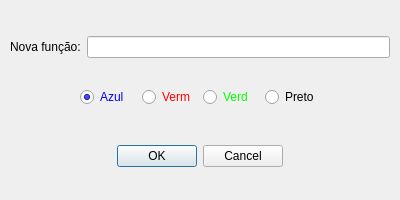
<?xml version="1.0" encoding="UTF-8"?>
<ui version="4.0">
 <class>LehFuncao</class>
 <widget class="QDialog" name="LehFuncao">
  <property name="geometry">
   <rect>
    <x>0</x>
    <y>0</y>
    <width>400</width>
    <height>200</height>
   </rect>
  </property>
  <property name="windowTitle">
   <string>Nova função</string>
  </property>
  <widget class="QDialogButtonBox" name="buttonBox">
   <property name="geometry">
    <rect>
     <x>10</x>
     <y>140</y>
     <width>380</width>
     <height>32</height>
    </rect>
   </property>
   <property name="orientation">
    <enum>Qt::Orientation::Horizontal</enum>
   </property>
   <property name="standardButtons">
    <set>QDialogButtonBox::StandardButton::Cancel|QDialogButtonBox::StandardButton::Ok</set>
   </property>
   <property name="centerButtons">
    <bool>true</bool>
   </property>
  </widget>
  <widget class="QWidget" name="gridLayoutWidget">
   <property name="geometry">
    <rect>
     <x>80</x>
     <y>85</y>
     <width>240</width>
     <height>25</height>
    </rect>
   </property>
   <layout class="QGridLayout" name="gridLayout">
    <item row="0" column="2">
     <widget class="QRadioButton" name="radioVerde">
      <property name="styleSheet">
       <string notr="true">color: rgb(0,255,0);</string>
      </property>
      <property name="text">
       <string>Verd</string>
      </property>
     </widget>
    </item>
    <item row="0" column="0">
     <widget class="QRadioButton" name="radioAzul">
      <property name="styleSheet">
       <string notr="true">color: rgb(0,0,255);</string>
      </property>
      <property name="text">
       <string>Azul</string>
      </property>
      <property name="checked">
       <bool>true</bool>
      </property>
     </widget>
    </item>
    <item row="0" column="1">
     <widget class="QRadioButton" name="radioVermelho">
      <property name="styleSheet">
       <string notr="true">color: rgb(255,0,0);</string>
      </property>
      <property name="text">
       <string>Verm</string>
      </property>
     </widget>
    </item>
    <item row="0" column="3">
     <widget class="QRadioButton" name="radioPreto">
      <property name="styleSheet">
       <string notr="true">color: rgb(0,0,0);</string>
      </property>
      <property name="text">
       <string>Preto</string>
      </property>
     </widget>
    </item>
   </layout>
  </widget>
  <widget class="QWidget" name="layoutWidget">
   <property name="geometry">
    <rect>
     <x>10</x>
     <y>32</y>
     <width>380</width>
     <height>30</height>
    </rect>
   </property>
   <layout class="QHBoxLayout" name="horizontalLayout">
    <property name="sizeConstraint">
     <enum>QLayout::SizeConstraint::SetDefaultConstraint</enum>
    </property>
    <property name="leftMargin">
     <number>0</number>
    </property>
    <property name="topMargin">
     <number>0</number>
    </property>
    <property name="rightMargin">
     <number>0</number>
    </property>
    <property name="bottomMargin">
     <number>0</number>
    </property>
    <item>
     <widget class="QLabel" name="label">
      <property name="text">
       <string>Nova função:</string>
      </property>
     </widget>
    </item>
    <item>
     <widget class="QLineEdit" name="lineEdit"/>
    </item>
   </layout>
  </widget>
 </widget>
 <resources/>
 <connections>
  <connection>
   <sender>buttonBox</sender>
   <signal>accepted()</signal>
   <receiver>LehFuncao</receiver>
   <slot>accept()</slot>
   <hints>
    <hint type="sourcelabel">
     <x>248</x>
     <y>254</y>
    </hint>
    <hint type="destinationlabel">
     <x>157</x>
     <y>274</y>
    </hint>
   </hints>
  </connection>
  <connection>
   <sender>buttonBox</sender>
   <signal>rejected()</signal>
   <receiver>LehFuncao</receiver>
   <slot>reject()</slot>
   <hints>
    <hint type="sourcelabel">
     <x>316</x>
     <y>260</y>
    </hint>
    <hint type="destinationlabel">
     <x>286</x>
     <y>274</y>
    </hint>
   </hints>
  </connection>
 </connections>
</ui>
